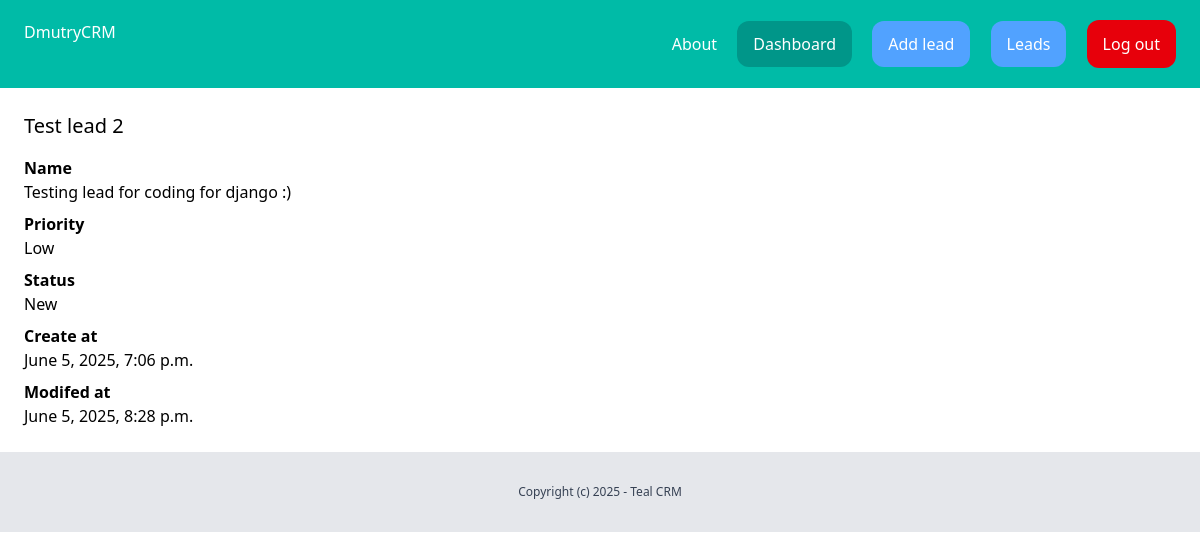
Screenshot of /dashboard/leads/2/ (signed in) with the database file from the repository.
### lead/models.py (models this page shows, shortened)
class Lead(models.Model):
    LOW = 'low'
    MEDIUM = 'medium'
    HIGH = 'high'
    CHOICES_PRIORITY = (
        (LOW, 'Low'),
        (MEDIUM, 'Medium'),
        (HIGH, 'High')
    )
    NEW = 'new'
    CONTACTED = 'contacted'
    WON = 'won'
    LOST = 'lost'
    CHOICES_STATUS = (
        (NEW, 'New'),
        (CONTACTED, 'Contacted'),
        (WON, 'Won'),
        (LOST, 'Lost'),
    )
    name = models.CharField(max_length = 255)
    email = models.CharField()
    description = models.TextField(blank=True, null=True)
    priority = models.CharField(max_length=10, choices=CHOICES_PRIORITY, default=MEDIUM)
    status = models.CharField(max_length=10, choices=CHOICES_STATUS, default=NEW)
    create_by = models.ForeignKey(User, related_name='leads', on_delete=models.CASCADE)
    create_at = models.DateTimeField(auto_now_add=True)
    modified_at = models.DateTimeField(auto_now=True)

### lead/views.py (the view)
# urls.py: path('<int:pk>/', views.leads_detail, name='leads_detail'),
@login_required
def leads_detail(request, pk):
    lead = Lead.objects.filter(create_by=request.user).get(pk=pk)
    return render(request, 'lead/leads_detail.html', {
        'lead' : lead
    })

### lead/templates/lead/leads_detail.html (shortened to what this page needs)
{% extends 'core/base.html' %}
{% block content%}
    <div class="py-6 px-6">
        <h1 class= "mb-4 text-xl">{{ lead.name }}</h1>
        {% if lead.description%}
            <p class="font-semibold">Name</p>
            <p class="mb-2">{{ lead.description }}</p>
        {% endif %}
        <p class="font-semibold">Priority</p>
        <p class="mb-2">{{ lead.get_priority_display }}</p>
        <p class="font-semibold">Status</p>
        <p class="mb-2">{{ lead.get_status_display }}</p>
        <p class="font-semibold">Create at</p>
        <p class="mb-2">{{ lead.create_at }}</p>
        <p class="font-semibold">Modifed at</p>
        <p>{{ lead.modified_at }}</p>
    </div>
{% endblock %}

### rows the page displays
Lead: name "Test lead 2", description "Testing lead for coding for django :)", priority "Low", status "New", create_at "June 5, 2025, 7:06 p.m.", modified_at "June 5, 2025, 8:28 p.m."
